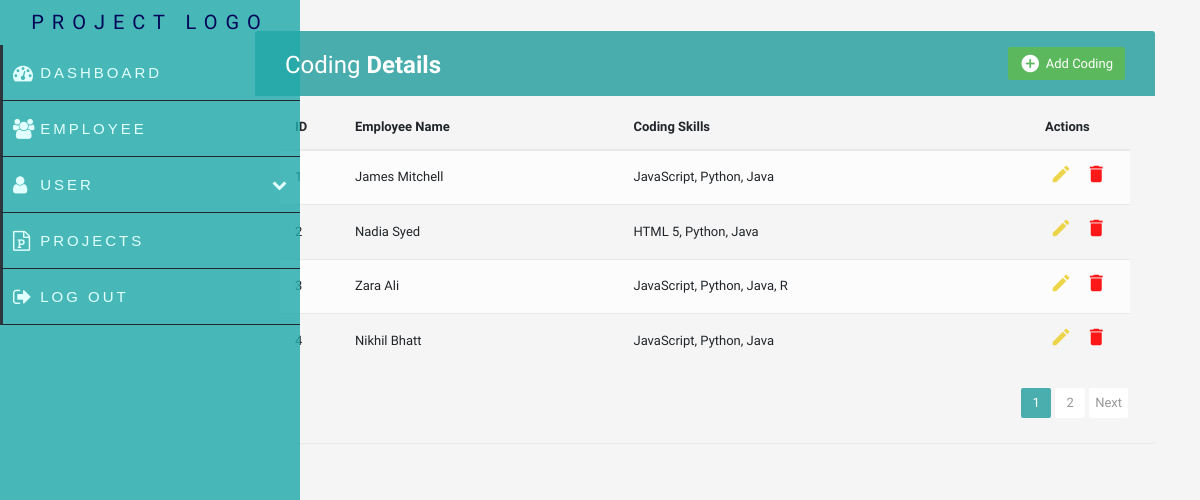
The page /coding_skills on the database its author committed.
### app/models.py (models this page shows, shortened)
class Coding(models.Model):
    id = models.IntegerField(primary_key=True)
    emp_name= models.CharField(max_length=255,null=True)
    coding_skills = models.ManyToManyField(Coding_list, blank=True)

class Coding_list(models.Model):
    name = models.CharField(max_length=100)

### app/views.py (the view)
# urls.py: path('coding_skills', views.coding_skills, name='coding_skills'),
def coding_skills(request):
     coding_details=Coding.objects.all()
     paginator=Paginator(coding_details,4)
     page_num=request.GET.get('page')
     coding_data =paginator.get_page(page_num)
     context = {
        "coding_details": coding_data,
    }
     return render(request, 'dashboard/coding_skills.html',context)

### templates/dashboard/coding_skills.html (shortened to what this page needs)
{% extends 'main/base.html' %}
{% block content %}
<link rel="stylesheet" href="https://maxcdn.bootstrapcdn.com/bootstrap/3.3.7/css/bootstrap.min.css">
<link rel="stylesheet" href="https://maxcdn.bootstrapcdn.com/font-awesome/4.7.0/css/font-awesome.min.css">
  <body>
    <div class="container">
      <div class="row">
        <div class="container">
          <div class="table-wrapper">
            <div class="table-title">
              <div class="row">
                <div class="col-sm-6">
                  <h2>Coding <b>Details</b></h2>
                </div>
                <div class="col-sm-6">
                  <a href="{% url 'dashboard-coding_add' %}" class="btn btn-success" data-toggle="tooltip" title="Add Coding"><i class="material-icons">&#xE147;</i> <span>Add Coding </span></a>
                </div>
              </div>
            </div>
            <table class="table table-striped table-hover">
				<thead>
					<tr>
						<th>ID</th>
						<th>Employee Name</th>
						<th>Coding Skills</th>
						<th>Actions</th>
					</tr>
				</thead>
				<tbody>
					{% for i in coding_details %}
						<tr>
							<td>{{ i.id }}</td>
							<td>{{ i.emp_name }}</td>
							<td>
								{% if i.coding_skills.all %}
									{% for skill in i.coding_skills.all %}
										{{ skill.name }}{% if not forloop.last %}, {% endif %}
									{% endfor %}
								{% endif %}
							</td>
							<td>
								<a href="{% url 'dashboard-coding_edit' i.id %}" class="edit"><i class="material-icons" data-toggle="tooltip" title="Edit">&#xE254;</i></a>
								<a href="{% url 'dashboard-coding_delete' i.id %}" class="delete"><i class="material-icons" data-toggle="tooltip" title="Delete">&#xE872;</i></a>
							</td>
						</tr>
					{% endfor %}
				</tbody>
			</table>
				<div class="clearfix">
					<ul class="pagination">
						{% for num in coding_details.paginator.page_range %}
							<li class="page-item {% if num == coding_details.number %}active{% endif %}">
								<a href="?page={{ num }}" class="page-link">{{ num }}</a>
							</li>
						{% endfor %}
						{% if coding_details.has_next %}
							<li class="page-item"><a href="?page={{ coding_details.next_page_number }}" class="page-link">Next</a></li>
						{% endif %}
					</ul>
				</div>
			</div>
		</div>
	</div>
	</div>
{% endblock %}

### templates/main/nav.html (style rules this page uses)
.active { background-color: red; }
body { margin: 0px; padding: 0px; }

### templates/dashboard/coding_skills.html (style rules this page uses)
body { color: #566787; background: #f5f5f5; font-family: 'Varela Round', sans-serif; font-size: 13px; }
.container { padding-left: 120px; width: 2000px; }
.table-wrapper { background: #f5f5f5; padding-left: 100px; padding: 20px 25px; margin: 30px 0; border-radius: 3px; box-shadow: 0 1px 1px rgba(0,0,0,.05); }
.table-title { padding-bottom: 15px; background: #239e9ed0; color: #fff; padding: 16px 30px; margin: -20px -25px 10px; border-radius: 3px 3px 0 0; }
.table-title h2 { margin: 5px 0 0; font-size: 24px; }
.table-title .btn { color: #fff; float: right; font-size: 13px; border: none; min-width: 50px; border-radius: 2px; border: none; outline: none !important; margin-left: 10px; }
.table-title .btn i { float: left; font-size: 21px; margin-right: 5px; }
.table-title .btn span { float: left; margin-top: 2px; }
table.table tr th, table.table tr td { border-color: #e9e9e9; padding: 12px 15px; vertical-align: middle; }
table.table tr th:first-child { width: 60px; }
table.table tr th:last-child { width: 100px; }
table.table-striped tbody tr:nth-of-type(odd) { background-color: #fcfcfc; }
table.table td:last-child i { opacity: 0.9; font-size: 22px; margin: 0 5px; }
table.table td a { font-weight: bold; color: #5a5d63; display: inline-block; text-decoration: none; outline: none !important; }
table.table td a.edit { color: rgb(236, 209, 56) }
table.table td a.delete { color: red; }
table.table td a { font-size: 20px; }
.pagination { float: right; margin: 0 0 5px; }
.pagination li a { border: none; font-size: 13px; min-width: 30px; min-height: 30px; color: #999; margin: 0 2px; line-height: 30px; border-radius: 2px !important; text-align: center; padding: 0 6px; }
.pagination li.active a, .pagination li.active a.page-link { background: #239e9ed0; }

### rows shown on the page
Coding: id "1", emp_name "James Mitchell"
Coding_list: name "JavaScript"
Coding_list: name "Python"
Coding_list: name "Java"
Coding: id "2", emp_name "Nadia Syed"
Coding_list: name "HTML 5"
Coding: id "3", emp_name "Zara Ali"
Coding_list: name "R"
Coding: id "4", emp_name "Nikhil Bhatt"

### other values the page prints
{{ num }} "1" "2"
